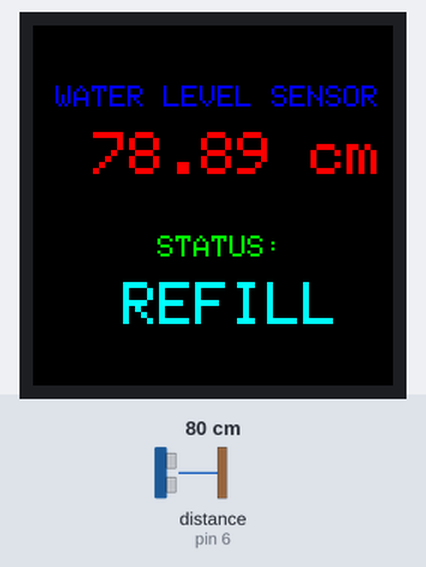
Bench run of a sketch on a simulated Arduino Uno, built with avr-gcc and run on an emulated ATmega328P. On the bench: 240×240 colour display. Wiring (inferred from the names in the program): ultrasonic range finder: trigger pin 7; echo pin 6. Inputs (shaded band) come from the test bench; at power-on: distance to the obstacle (sensor on pin 6) 80 cm. The echo pulse lasts 58.3 µs per cm.

Above: at 1.4 s.
1.5 s: distance to the obstacle (sensor on pin 6) set to 6 cm
At 2.9 s:
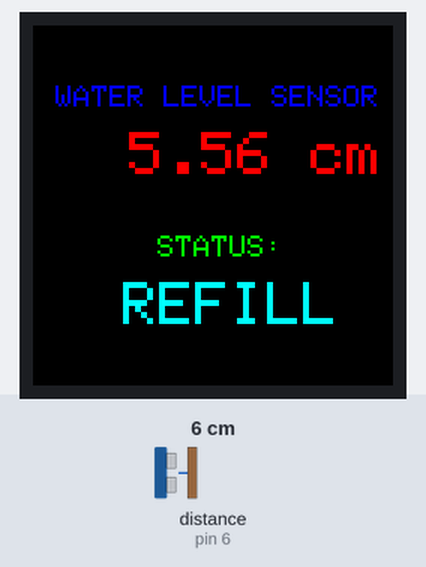
3.2 s: distance to the obstacle (sensor on pin 6) set to 3 cm
At 4.3 s:
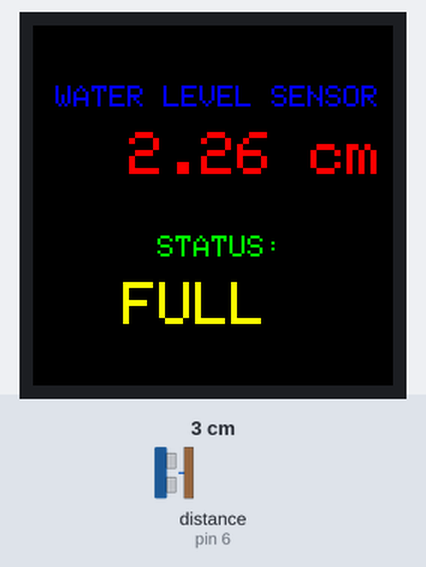
4.8 s: distance to the obstacle (sensor on pin 6) set to 2 cm
At 5.6 s:
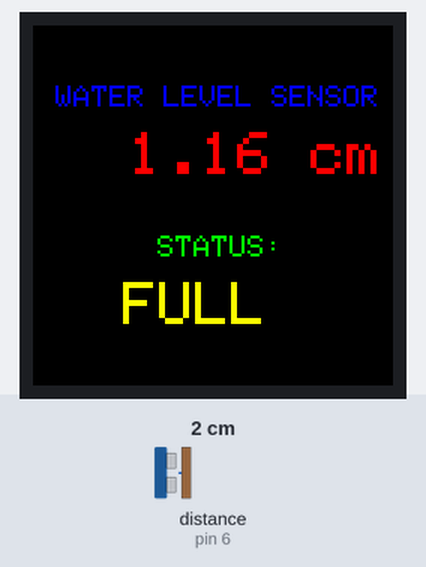
Timing chart, 0 to 7.8 s (numbered marks = the images above; inputs shaded):
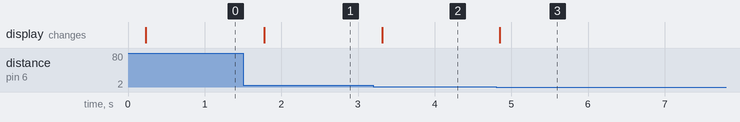

The sketch:

ST7789_WaterLevel.ino
```cpp
#include <Adafruit_GFX.h>     // Adafruit core graphics library
#include <Adafruit_ST7789.h>  // Adafruit hardware-specific library for ST7789

// ST7789 TFT module connections
#define TFT_CS    10  // define chip select pin
#define TFT_DC     9  // define data/command pin
#define TFT_RST    8  // define reset pin, or set to -1 and connect to Arduino RESET pin
// initialize Adafruit ST7789 TFT library with hardware SPI module
// MOSI(SDA) ---> Arduino digital pin 11
// SCK (SCL) ---> Arduino digital pin 13
Adafruit_ST7789 tft = Adafruit_ST7789(TFT_CS, TFT_DC, TFT_RST);

const int trigPin = 7;
const int echoPin = 6;
long duration;
float distanceCm;

void setup(void)
{

  pinMode(trigPin, OUTPUT);
  pinMode(echoPin, INPUT);

  // initialize the ST7789 display (240x240 pixel)
  // if the display has CS pin try with SPI_MODE0
  tft.init(240, 240, SPI_MODE2);

  // if the screen is flipped, remove this command
  tft.setRotation(2);
  // fill the screen with black color
  tft.fillScreen(ST77XX_BLACK);

  tft.setTextWrap(false);                        // turn off text wrap option
  tft.setTextColor(ST77XX_BLUE, ST77XX_BLACK);  // set text color to green and black background
  tft.setTextSize(2);           // text size = 3
  tft.setCursor(15, 40);        // move cursor to position (15, 27) pixel
  tft.print("WATER LEVEL SENSOR");
  tft.setTextColor(ST77XX_GREEN, ST77XX_BLACK);  // set text color to yellow and black background
  tft.setCursor(83, 140);    // move cursor to position (15, 27) pixel
  tft.print("STATUS:");
  tft.setTextSize(4);        // text size = 4

}

char _buffer[9];

// main loop
void loop()
{
  digitalWrite(trigPin, LOW);
  delayMicroseconds(2);
  digitalWrite(trigPin, HIGH);
  delayMicroseconds(10);
  digitalWrite(trigPin, LOW);
  duration = pulseIn(echoPin, HIGH);
  distanceCm = (duration*0.034)/2;
  tft.setTextColor(ST77XX_RED, ST77XX_BLACK);  // set text color to red with black background
  sprintf(_buffer, "%3u.%1u", (int)distanceCm, (int)(distanceCm * 10 ) % 100 );
  tft.setCursor(16, 71);
  tft.print(_buffer);
  tft.setCursor(185, 71);
  tft.print("cm ");

 if (distanceCm < 4.0){

  tft.setTextColor(ST77XX_YELLOW, ST77XX_BLACK);  // set text color to cyan and black background
  tft.setCursor(60, 171);
  tft.print("FULL  ");

 }
 else
 {
  tft.setTextColor(ST77XX_CYAN, ST77XX_BLACK);  // set text color to cyan and black background
  tft.setCursor(60, 171);
  tft.print("REFILL");
 }
  delay(500);

}// end of code.
```

MaxMatrix.cpp
```cpp
// (licence header left out)
#include "Arduino.h"
#include "MaxMatrix.h"

MaxMatrix::MaxMatrix(byte _data, byte _load, byte _clock, byte _num)
{
	data = _data;
	load = _load;
	clock = _clock;
	num = _num;
	for (int i=0; i<80; i++)
		buffer[i] = 0;
}

void MaxMatrix::init()
{
	pinMode(data,  OUTPUT);
	pinMode(clock, OUTPUT);
	pinMode(load,  OUTPUT);
	digitalWrite(clock, HIGH);

	setCommand(max7219_reg_scanLimit, 0x07);
	setCommand(max7219_reg_decodeMode, 0x00);  // using an led matrix (not digits)
	setCommand(max7219_reg_shutdown, 0x01);    // not in shutdown mode
	setCommand(max7219_reg_displayTest, 0x00); // no display test

	// empty registers, turn all LEDs off
	clear();

	setIntensity(0x0f);    // the first 0x0f is the value you can set
}

void MaxMatrix::setIntensity(byte intensity)
{
	setCommand(max7219_reg_intensity, intensity);
}

void MaxMatrix::clear()
{
	for (int i=0; i<8; i++)
		setColumnAll(i,0);

	for (int i=0; i<80; i++)
		buffer[i] = 0;
}

void MaxMatrix::setCommand(byte command, byte value)
{
	digitalWrite(load, LOW);
	for (int i=0; i<num; i++)
	{
		shiftOut(data, clock, MSBFIRST, command);
		shiftOut(data, clock, MSBFIRST, value);
	}
	digitalWrite(load, LOW);
	digitalWrite(load, HIGH);
}


void MaxMatrix::setColumn(byte col, byte value)
{
	int n = col / 8;
	int c = col % 8;
	digitalWrite(load, LOW);
	for (int i=0; i<num; i++)
	{
		if (i == n)
		{
			shiftOut(data, clock, MSBFIRST, c + 1);
			shiftOut(data, clock, MSBFIRST, value);
		}
		else
		{
			shiftOut(data, clock, MSBFIRST, 0);
			shiftOut(data, clock, MSBFIRST, 0);
		}
	}
	digitalWrite(load, LOW);
	digitalWrite(load, HIGH);

	buffer[col] = value;
}

void MaxMatrix::setColumnAll(byte col, byte value)
{
	digitalWrite(load, LOW);
	for (int i=0; i<num; i++)
	{
		shiftOut(data, clock, MSBFIRST, col + 1);
		shiftOut(data, clock, MSBFIRST, value);
		buffer[col * i] = value;
	}
	digitalWrite(load, LOW);
	digitalWrite(load, HIGH);
}

void MaxMatrix::setDot(byte col, byte row, byte value)
{
    bitWrite(buffer[col], row, value);

	int n = col / 8;
	int c = col % 8;
	digitalWrite(load, LOW);
	for (int i=0; i<num; i++)
	{
		if (i == n)
		{
			shiftOut(data, clock, MSBFIRST, c + 1);
			shiftOut(data, clock, MSBFIRST, buffer[col]);
		}
		else
		{
			shiftOut(data, clock, MSBFIRST, 0);
			shiftOut(data, clock, MSBFIRST, 0);
		}
	}
	digitalWrite(load, LOW);
	digitalWrite(load, HIGH);
}

void MaxMatrix::writeSprite(int x, int y, const byte* sprite)
{
	int w = sprite[0];
	int h = sprite[1];

	if (h == 8 && y == 0)
		for (int i=0; i<w; i++)
		{
			int c = x + i;
			if (c>=0 && c<80)
				setColumn(c, sprite[i+2]);
		}
	else
		for (int i=0; i<w; i++)
			for (int j=0; j<h; j++)
			{
				int c = x + i;
				int r = y + j;
				if (c>=0 && c<80 && r>=0 && r<8)
					setDot(c, r, bitRead(sprite[i+2], j));
			}
}

void MaxMatrix::reload()
{
	for (int i=0; i<8; i++)
	{
		int col = i;
		digitalWrite(load, LOW);
		for (int j=0; j<num; j++)
		{
			shiftOut(data, clock, MSBFIRST, i + 1);
			shiftOut(data, clock, MSBFIRST, buffer[col]);
			col += 8;
		}
		digitalWrite(load, LOW);
		digitalWrite(load, HIGH);
	}
}

void MaxMatrix::shiftLeft(bool rotate, bool fill_zero)
{
	byte old = buffer[0];
	int i;
	for (i=0; i<80; i++)
		buffer[i] = buffer[i+1];
	if (rotate) buffer[num*8-1] = old;
	else if (fill_zero) buffer[num*8-1] = 0;

	reload();
}

void MaxMatrix::shiftRight(bool rotate, bool fill_zero)
{
	int last = num*8-1;
	byte old = buffer[last];
	int i;
	for (i=79; i>0; i--)
		buffer[i] = buffer[i-1];
	if (rotate) buffer[0] = old;
	else if (fill_zero) buffer[0] = 0;

	reload();
}

void MaxMatrix::shiftUp(bool rotate)
{
	for (int i=0; i<num*8; i++)
	{
		bool b = buffer[i] & 1;
		buffer[i] >>= 1;
		if (rotate) bitWrite(buffer[i], 7, b);
	}
	reload();
}

void MaxMatrix::shiftDown(bool rotate)
{
	for (int i=0; i<num*8; i++)
	{
		bool b = buffer[i] & 128;
		buffer[i] <<= 1;
		if (rotate) bitWrite(buffer[i], 0, b);
	}
	reload();
}
```

MaxMatrix.h
```cpp
// (licence header left out)
#ifndef _MaxMatrix_H_
#define _MaxMatrix_H_

#include "Arduino.h"

#define max7219_reg_noop        0x00
#define max7219_reg_digit0      0x01
#define max7219_reg_digit1      0x02
#define max7219_reg_digit2      0x03
#define max7219_reg_digit3      0x04
#define max7219_reg_digit4      0x05
#define max7219_reg_digit5      0x06
#define max7219_reg_digit6      0x07
#define max7219_reg_digit7      0x08
#define max7219_reg_decodeMode  0x09
#define max7219_reg_intensity   0x0a
#define max7219_reg_scanLimit   0x0b
#define max7219_reg_shutdown    0x0c
#define max7219_reg_displayTest 0x0f

class MaxMatrix
{
  private:
    byte data;
    byte load;
    byte clock;
    byte num;
    byte buffer[80];

    void reload();

  public:
    MaxMatrix(byte data, byte load, byte clock, byte num);

    void init();
    void clear();
    void setCommand(byte command, byte value);
    void setIntensity(byte intensity);
    void setColumn(byte col, byte value);
    void setColumnAll(byte col, byte value);
    void setDot(byte col, byte row, byte value);
    void writeSprite(int x, int y, const byte* sprite);

    void shiftLeft(bool rotate = false, bool fill_zero = true);
    void shiftRight(bool rotate = false, bool fill_zero = true);
    void shiftUp(bool rotate = false);
    void shiftDown(bool rotate = false);
};

#endif
```

Measured:
- the behaviour switches between 5 and 4 cm on distance to the obstacle (sensor on pin 6) (found by bisection; images 1 and 2)
- after the input at 1.5 s, the display: changes after 0.28 s (image 1)
- after the input at 3.2 s, the display: changes after 0.11 s (image 2)
- after the input at 4.8 s, the display: changes after 0.05 s (image 3)
